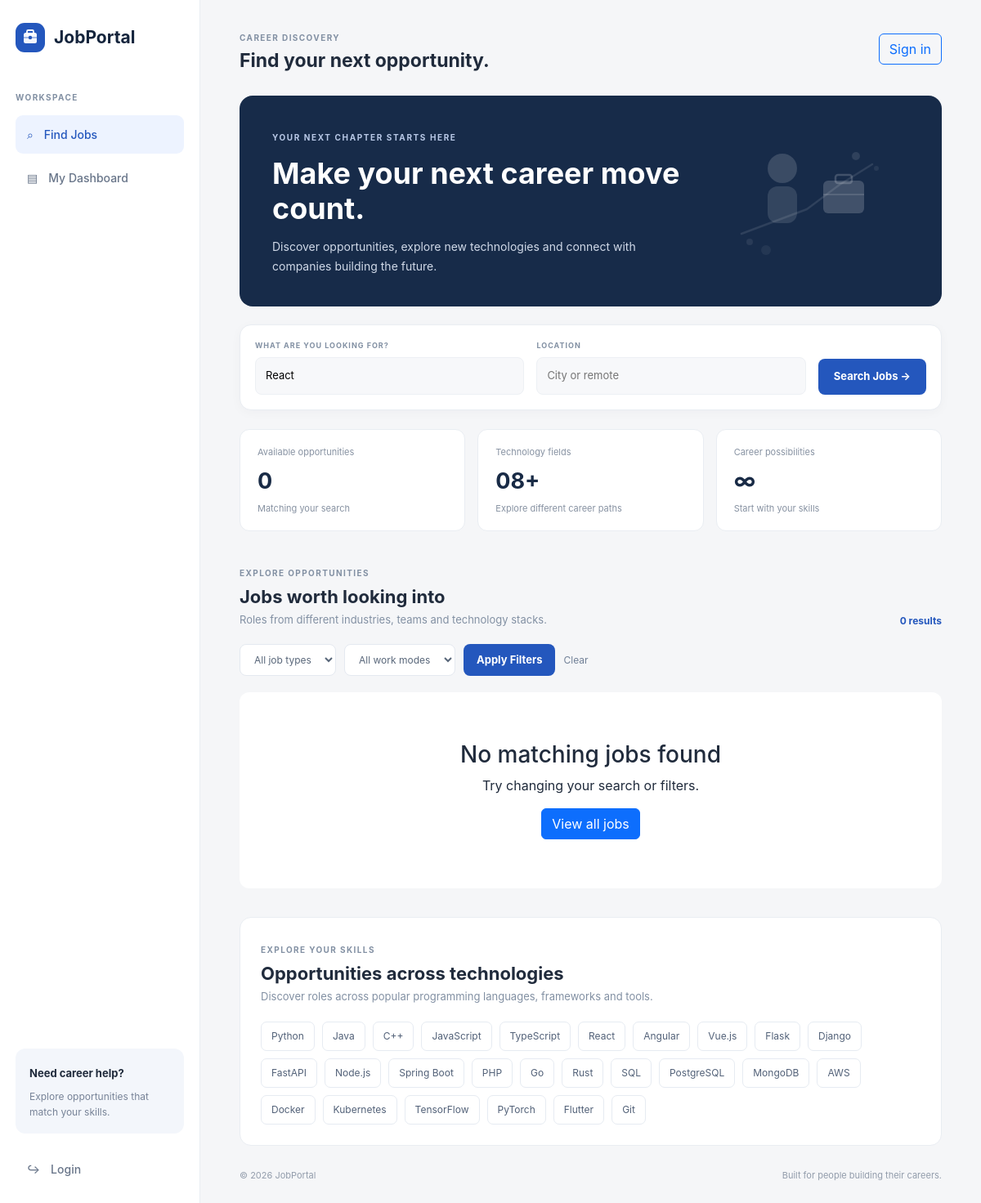
The page /?search=React on the database as committed earlier.
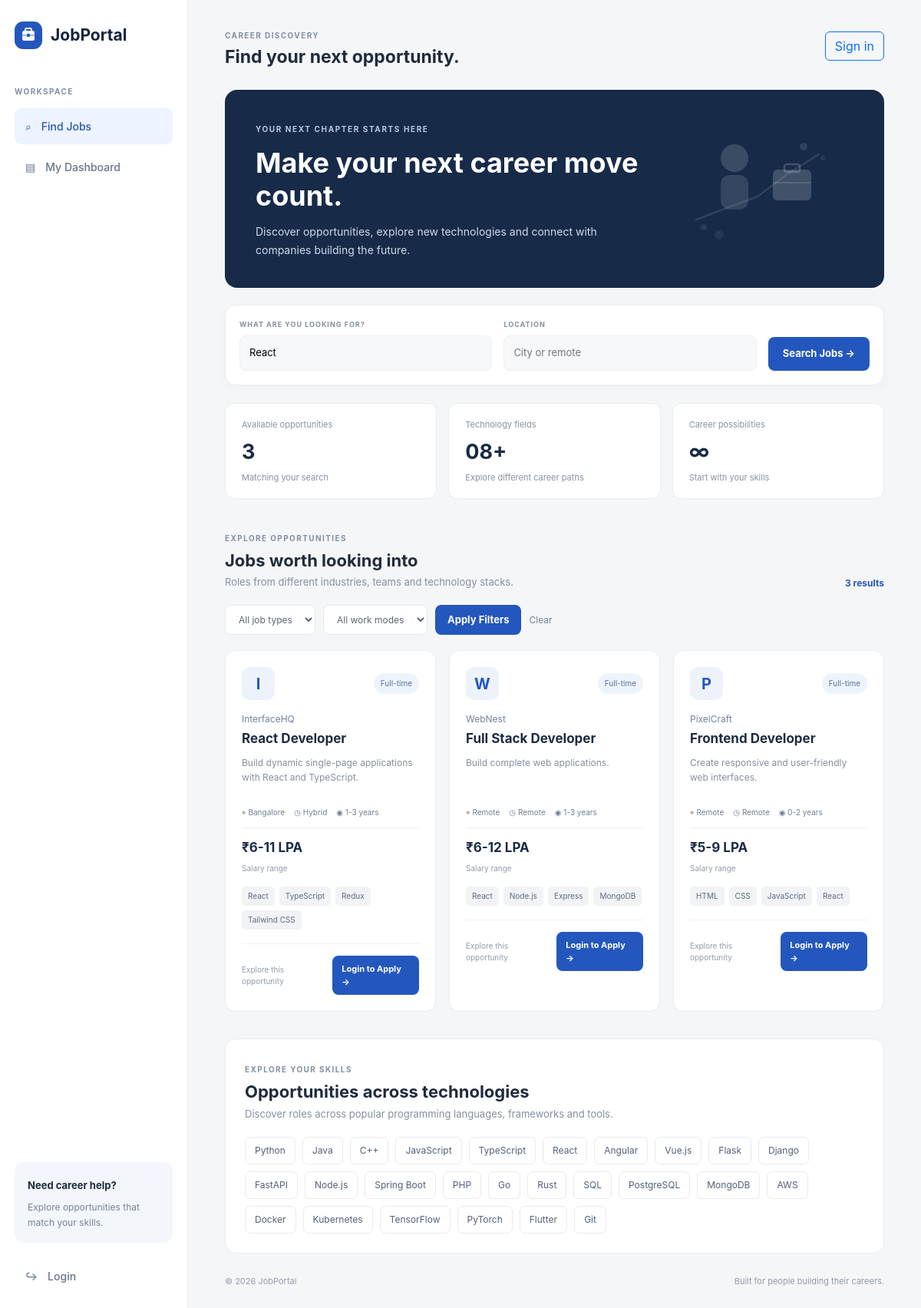
The same page on the database as committed later.
### tables this page shows
CREATE TABLE jobs (
            id INTEGER PRIMARY KEY AUTOINCREMENT,
            recruiter_id INTEGER,
            title TEXT,
            company TEXT,
            location TEXT,
            salary TEXT,
            description TEXT,
            status TEXT DEFAULT 'pending'
        , skills TEXT DEFAULT '', job_type TEXT DEFAULT 'Full-time', work_mode TEXT DEFAULT 'On-site', experience TEXT DEFAULT 'Fresher');

### app.py (the view)
@app.route("/")
def index():
    search = request.args.get("search", "").strip()
    location = request.args.get("location", "").strip()
    job_type = request.args.get("job_type", "").strip()
    work_mode = request.args.get("work_mode", "").strip()
    query = """
        SELECT * FROM jobs
        WHERE status='approved'
        AND (title LIKE ? OR company LIKE ? OR skills LIKE ?)
    """
    params = [f"%{search}%"] * 3
    if location:
        query += " AND location LIKE ?"
        params.append(f"%{location}%")
    if job_type:
        query += " AND job_type=?"
        params.append(job_type)
    if work_mode:
        query += " AND work_mode=?"
        params.append(work_mode)
    query += " ORDER BY id DESC"
    db = get_db()
    jobs = db.execute(query, params).fetchall()
    db.close()
    return render_template(
        "index.html",
        jobs=jobs,
        search=search,
        location=location,
        job_type=job_type,
        work_mode=work_mode
    )

### app.py (called while the page is built)
def get_db():
    db = sqlite3.connect(DB)
    db.row_factory = sqlite3.Row
    return db

### templates/index.html (shortened to what this page needs)
{% extends "base.html" %}
{% block content %}
<div class="dashboard-layout">
    <aside class="sidebar">
        <div class="brand">
            <span class="brand-icon">
            </span>
            <span>JobPortal</span>
        </div>
        <p class="sidebar-label">WORKSPACE</p>
        <a href="/" class="side-link active">⌕ <span>Find Jobs</span></a>
        <a href="/dashboard" class="side-link">▤ <span>My Dashboard</span></a>
        <div class="sidebar-bottom">
            <div class="sidebar-help">
                <strong>Need career help?</strong>
                <p>Explore opportunities that match your skills.</p>
            </div>
            {% if session.get('user_id') %}
                <a href="/logout" class="side-link">↪ <span>Logout</span></a>
            {% else %}
                <a href="/login" class="side-link">↪ <span>Login</span></a>
            {% endif %}
        </div>
    </aside>
    <main class="main-content">
        <div class="topbar">
            <div>
                <span class="eyebrow">CAREER DISCOVERY</span>
                <h2>Find your next opportunity.</h2>
            </div>
            <div class="top-profile">
                {% if session.get('user_id') %}
                    <div class="avatar">{{ session.get('name', 'U')[0]|upper }}</div>
                    <div>
                        <strong>{{ session.get('name') }}</strong>
                        <small>{{ session.get('role')|replace('_', ' ')|title }}</small>
                    </div>
                {% else %}
                    <a href="/login" class="btn btn-outline-primary">Sign in</a>
                {% endif %}
            </div>
        </div>
        <section class="welcome-panel">
            <div class="welcome-copy">
                <span class="welcome-tag">YOUR NEXT CHAPTER STARTS HERE</span>
                <h1>Make your next career move count.</h1>
                <p>Discover opportunities, explore new technologies and connect with companies building the future.</p>
            </div>
            <div class="welcome-art">
            </div>
        </section>
        <section class="search-section">
            <form action="/" method="GET" class="search-form">
                <div class="search-field">
                    <label>WHAT ARE YOU LOOKING FOR?</label>
                    <input type="text" name="search"
                           value="{{ search }}"
                           placeholder="Job title, company or skill">
                </div>
                <div class="search-field">
                    <label>LOCATION</label>
                    <input type="text" name="location"
                           value="{{ location }}"
                           placeholder="City or remote">
                </div>
                <button type="submit" class="search-button">Search Jobs →</button>
            </form>
        </section>
        <section class="stats-grid">
            <div class="stat-card">
                <span>Available opportunities</span>
                <strong>{{ jobs|length }}</strong>
                <small>Matching your search</small>
            </div>
            <div class="stat-card">
                <span>Technology fields</span>
                <strong>08+</strong>
                <small>Explore different career paths</small>
            </div>
            <div class="stat-card">
                <span>Career possibilities</span>
                <strong>∞</strong>
                <small>Start with your skills</small>
            </div>
        </section>
        <div class="content-heading">
            <div>
                <span class="eyebrow">EXPLORE OPPORTUNITIES</span>
                <h3>Jobs worth looking into</h3>
                <p>Roles from different industries, teams and technology stacks.</p>
            </div>
            <span class="result-count">{{ jobs|length }} results</span>
        </div>
        <form action="/" method="GET" class="filter-bar">
            <select name="job_type">
                <option value="">All job types</option>
            </select>
            <select name="work_mode">
                <option value="">All work modes</option>
            </select>
            <button class="filter-button">Apply Filters</button>
            <a href="/" class="clear-filter">Clear</a>
        </form>
        <section class="jobs-grid">
            {% for job in jobs %}
            <article class="job-card">
                <div class="job-card-top">
                    <div class="company-logo">
                        {{ job.company[0]|upper }}
                    </div>
                    <span class="job-type">{{ job.job_type or "Full-time" }}</span>
                </div>
                <div class="company-name">{{ job.company }}</div>
                <h4>{{ job.title }}</h4>
                <p class="job-description">{{ job.description }}</p>
                <div class="job-meta">
                    <span>⌖ {{ job.location }}</span>
                    <span>◷ {{ job.work_mode or "On-site" }}</span>
                    <span>◉ {{ job.experience or "Fresher" }}</span>
                </div>
                <div class="salary-row">
                    <strong>{{ job.salary }}</strong>
                    <span>Salary range</span>
                </div>
                <div class="skill-tags">
                    {% for skill in (job.skills or "").split(",")[:4] %}
                        {% if skill.strip() %}
                        <span>{{ skill.strip() }}</span>
                        {% endif %}
                    {% endfor %}
                </div>
                <div class="job-card-footer">
                    <small>Explore this opportunity</small>
                    {% if session.get('role') == 'job_seeker' %}
                    <form method="POST" action="/apply/{{ job.id }}">
                        <button class="apply-button">Apply Now →</button>
                    </form>
                    {% elif not session.get('user_id') %}
                    <a href="/login" class="apply-button">Login to Apply →</a>
                    {% else %}
                    <span class="text-muted small">Job seeker access only</span>
                    {% endif %}
                </div>
            </article>
            {% else %}
            <div class="empty-state">
                <h3>No matching jobs found</h3>
                <p>Try changing your search or filters.</p>
                <a href="/" class="btn btn-primary">View all jobs</a>
            </div>
            {% endfor %}
        </section>
        <section class="technology-section">
            <div>
                <span class="eyebrow">EXPLORE YOUR SKILLS</span>
                <h3>Opportunities across technologies</h3>
                <p>Discover roles across popular programming languages, frameworks and tools.</p>
            </div>
            <div class="technology-tags">
                {% for skill in [
                    "Python", "Java", "C++", "JavaScript", "TypeScript",
                    "React", "Angular", "Vue.js", "Flask", "Django",
                    "FastAPI", "Node.js", "Spring Boot", "PHP",
                    "Go", "Rust", "SQL", "PostgreSQL", "MongoDB",
                    "AWS", "Docker", "Kubernetes", "TensorFlow",
                    "PyTorch", "Flutter", "Git"
                ] %}
                <a href="/?search={{ skill }}">{{ skill }}</a>
                {% endfor %}
            </div>
        </section>
        <footer class="dashboard-footer">
            <span>© 2026 JobPortal</span>
            <span>Built for people building their careers.</span>
        </footer>
    </main>
</div>
{% endblock %}

### templates/base.html (shortened to what this page needs)
<!DOCTYPE html>
<html lang="en">
<head>
    <link href="https://cdn.jsdelivr.net/npm/bootstrap@5.3.3/dist/css/bootstrap.min.css" rel="stylesheet">
    <link rel="stylesheet" href="https://cdn.jsdelivr.net/npm/bootstrap-icons@1.11.3/font/bootstrap-icons.min.css">
    <link rel="stylesheet" href="{{ url_for('static', filename='style.css') }}">
</head>
<body>
    {% block content %}{% endblock %}
</body>
</html>

Rows that differ between the two databases and show on the page:
added jobs: company "I", job_type "Full-time", company "InterfaceHQ", title "React Developer", description "Build dynamic single-page applications with React and TypeScript.", location "Bangalore", work_mode "Hybrid", experience "1-3 years", salary "₹6-11 LPA", strip "React" "TypeScript" "Redux" "Tailwind CSS"
added jobs: company "W", job_type "Full-time", company "WebNest", title "Full Stack Developer", description "Build complete web applications.", location "Remote", work_mode "Remote", experience "1-3 years", salary "₹6-12 LPA", strip "React" "Node.js" "Express" "MongoDB"
added jobs: company "P", job_type "Full-time", company "PixelCraft", title "Frontend Developer", description "Create responsive and user-friendly web interfaces.", location "Remote", work_mode "Remote", experience "0-2 years", salary "₹5-9 LPA", strip "HTML" "CSS" "JavaScript" "React"
Other text that changed with them:
{{ jobs|length }}: "0" → "3"
text no longer shown: "No matching jobs found Try changing your search or filters. View all jobs"
